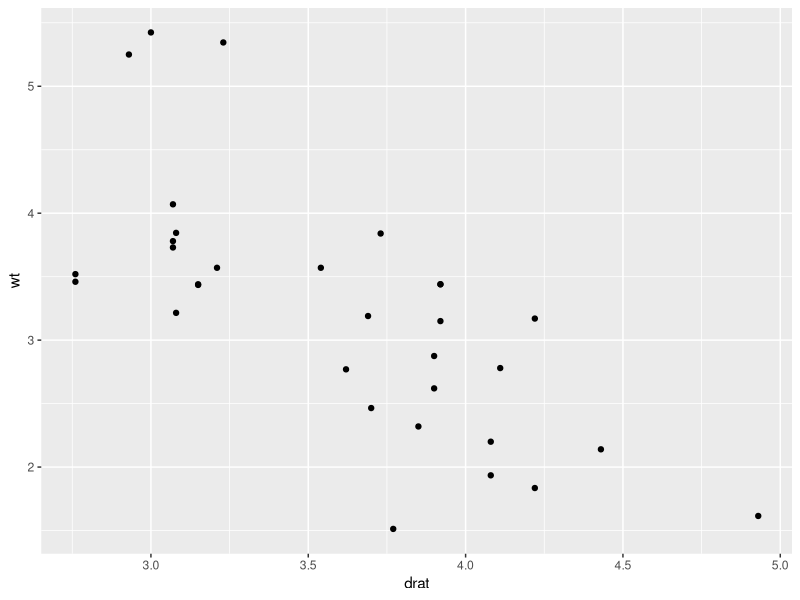

This chart was generated by the following R code:
## ---- chunk 1
#| fig-cap: "This is Figure 1, which I made using ggplot2"
library(ggplot2)

ggplot(mtcars, aes(drat, wt)) +
    geom_point()
